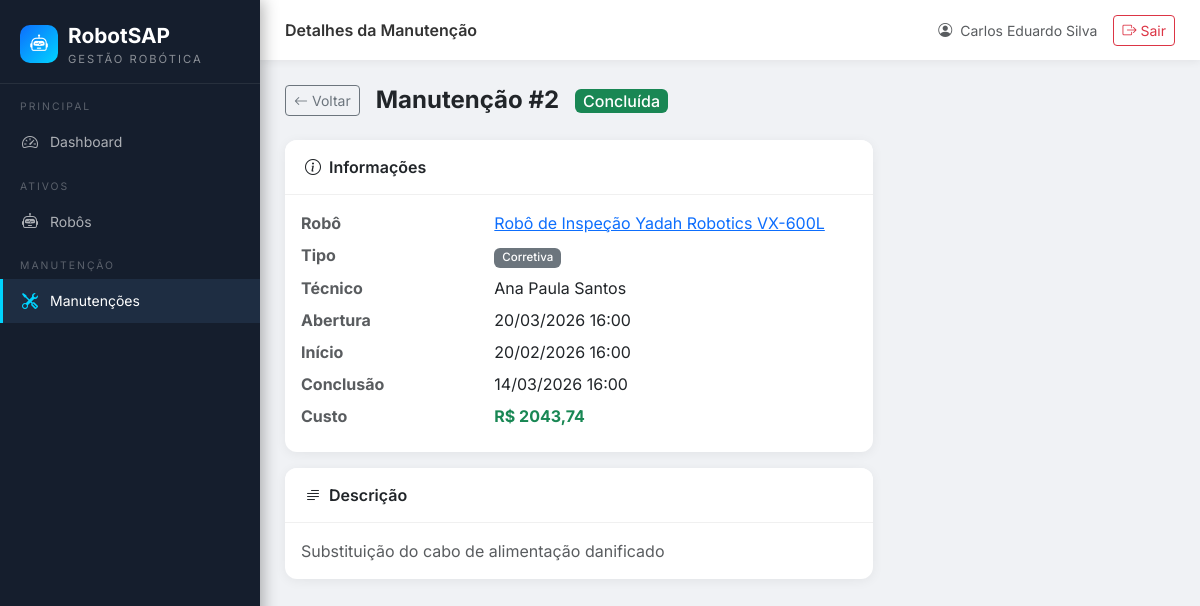
Page /manutencoes/2/ (signed in) on the committed database.
### manutencoes/models.py (models this page shows, shortened)
class Manutencao(models.Model):
    TIPO_CHOICES = [
        ('preventiva', 'Preventiva'),
        ('corretiva', 'Corretiva'),
        ('preditiva', 'Preditiva'),
    ]
    STATUS_CHOICES = [
        ('aberta', 'Aberta'),
        ('em_execucao', 'Em execução'),
        ('concluida', 'Concluída'),
        ('cancelada', 'Cancelada'),
    ]
    STATUS_COLORS = {
        'aberta': 'primary',
        'em_execucao': 'warning',
        'concluida': 'success',
        'cancelada': 'danger',
    }
    robo = models.ForeignKey(Robot, on_delete=models.CASCADE, verbose_name='Robô')
    tecnico = models.ForeignKey(
        Tecnico, on_delete=models.SET_NULL, null=True, blank=True,
        verbose_name='Técnico Responsável'
    )
    tipo_manutencao = models.CharField(
        max_length=20, choices=TIPO_CHOICES, verbose_name='Tipo de Manutenção'
    )
    descricao = models.TextField(verbose_name='Descrição do Problema/Serviço')
    data_abertura = models.DateTimeField(auto_now_add=True, verbose_name='Data de Abertura')
    data_execucao = models.DateTimeField(null=True, blank=True, verbose_name='Data de Início da Execução')
    data_conclusao = models.DateTimeField(null=True, blank=True, verbose_name='Data de Conclusão')
    custo = models.DecimalField(max_digits=10, decimal_places=2, null=True, blank=True, verbose_name='Custo (R$)')
    pecas_substituidas = models.TextField(blank=True, verbose_name='Peças Substituídas')
    status = models.CharField(
        max_length=20, choices=STATUS_CHOICES, default='aberta', verbose_name='Status'
    )
    imagem_manutencao = models.ImageField(
        upload_to='manutencoes/imagens/', blank=True, null=True, verbose_name='Foto da Manutenção'
    )
    relatorio = models.FileField(
        upload_to='manutencoes/relatorios/', blank=True, null=True, verbose_name='Relatório'
    )
    observacoes_conclusao = models.TextField(blank=True, verbose_name='Observações de Conclusão')
    class Meta:
        verbose_name = 'Manutenção'
        verbose_name_plural = 'Manutenções'
        ordering = ['-data_abertura']
    def get_status_color(self):
        return self.STATUS_COLORS.get(self.status, 'secondary')

### robots/models.py (models this page shows, shortened)
class Robot(models.Model):
    STATUS_CHOICES = [
        ('operacional', 'Operacional'),
        ('em_manutencao', 'Em manutenção'),
        ('parado', 'Parado'),
        ('em_inspecao', 'Em inspeção'),
        ('inativo', 'Inativo'),
    ]
    STATUS_COLORS = {
        'operacional': 'success',
        'em_manutencao': 'warning',
        'parado': 'danger',
        'em_inspecao': 'info',
        'inativo': 'secondary',
    }
    nome = models.CharField(max_length=200, verbose_name='Nome do Robô')
    modelo = models.CharField(max_length=200, blank=True, verbose_name='Modelo')
    fabricante = models.CharField(max_length=200, blank=True, verbose_name='Fabricante')
    numero_serie = models.CharField(max_length=100, unique=True, blank=True, null=True, verbose_name='Número de Série (Ativo)')
    patrimonio = models.CharField(max_length=100, blank=True, verbose_name='Patrimônio')
    ano_fabricacao = models.PositiveIntegerField(null=True, blank=True, verbose_name='Ano de Fabricação')
    data_aquisicao = models.DateField(null=True, blank=True, verbose_name='Data de Aquisição')
    localizacao = models.CharField(max_length=300, blank=True, verbose_name='Localização')
    grupo = models.CharField(max_length=100, blank=True, verbose_name='Grupo')
    alocacao = models.CharField(max_length=200, blank=True, verbose_name='Alocação/Cliente')
    status_operacional = models.CharField(
        max_length=20, choices=STATUS_CHOICES, default='operacional',
        verbose_name='Status Operacional'
    )
    observacoes = models.TextField(blank=True, verbose_name='Observações')
    imagem = models.ImageField(upload_to='robots/imagens/', blank=True, null=True, verbose_name='Imagem')
    documento_tecnico = models.FileField(upload_to='robots/documentos/', blank=True, null=True, verbose_name='Documento Técnico')
    criado_em = models.DateTimeField(auto_now_add=True)
    atualizado_em = models.DateTimeField(auto_now=True)
    class Meta:
        verbose_name = 'Robô'
        verbose_name_plural = 'Robôs'
        ordering = ['nome']

### tecnicos/models.py (models this page shows, shortened)
class Tecnico(models.Model):
    ESPECIALIDADE_CHOICES = [
        ('mecanica', 'Mecânica'),
        ('eletrica', 'Elétrica'),
        ('eletronica', 'Eletrônica'),
        ('programacao', 'Programação/Software'),
        ('hidraulica', 'Hidráulica'),
        ('pneumatica', 'Pneumática'),
        ('inspecao', 'Inspeção Robótica'),
        ('geral', 'Manutenção Geral'),
    ]
    usuario = models.OneToOneField(
        User, on_delete=models.SET_NULL, null=True, blank=True,
        related_name='tecnico', verbose_name='Usuário de acesso'
    )
    nome = models.CharField(max_length=200, verbose_name='Nome Completo')
    matricula = models.CharField(max_length=50, blank=True, verbose_name='Matrícula')
    email = models.EmailField(blank=True, verbose_name='E-mail')
    telefone = models.CharField(max_length=20, blank=True, verbose_name='Telefone')
    especialidade = models.CharField(
        max_length=50, choices=ESPECIALIDADE_CHOICES, default='geral',
        verbose_name='Especialidade'
    )
    ativo = models.BooleanField(default=True, verbose_name='Ativo')
    criado_em = models.DateTimeField(auto_now_add=True)
    class Meta:
        verbose_name = 'Técnico'
        verbose_name_plural = 'Técnicos'
        ordering = ['nome']

### manutencoes/views.py (the view)
# urls.py: path('<int:pk>/', views.ManutencaoDetailView.as_view(), name='detail'),
class ManutencaoDetailView(LoginRequiredMixin, DetailView):
    model = Manutencao
    template_name = 'manutencoes/manutencao_detail.html'
    context_object_name = 'manutencao'

### templates/manutencoes/manutencao_detail.html (shortened to what this page needs)
{% extends 'base.html' %}
{% block page_title %}Detalhes da Manutenção{% endblock %}
{% block content %}
<div class="d-flex align-items-center mb-4 gap-3 flex-wrap">
    <a href="{% url 'manutencoes:list' %}" class="btn btn-outline-secondary btn-sm"><i class="bi bi-arrow-left me-1"></i>Voltar</a>
    <h4 class="mb-0 fw-bold">Manutenção #{{ manutencao.pk }}</h4>
    <span class="badge bg-{{ manutencao.get_status_color }} fs-6">{{ manutencao.get_status_display }}</span>
</div>
<div class="row g-3">
    <div class="col-md-8">
        <div class="card mb-3">
            <div class="card-header"><i class="bi bi-info-circle me-2"></i>Informações</div>
            <div class="card-body">
                <dl class="row mb-0">
                    <dt class="col-4 text-muted">Robô</dt>
                    <dd class="col-8"><a href="{% url 'robots:detail' manutencao.robo.pk %}">{{ manutencao.robo.nome }}</a></dd>
                    <dt class="col-4 text-muted">Tipo</dt>
                    <dd class="col-8"><span class="badge bg-secondary">{{ manutencao.get_tipo_manutencao_display }}</span></dd>
                    <dt class="col-4 text-muted">Técnico</dt>
                    <dd class="col-8">{{ manutencao.tecnico.nome|default:"Não atribuído" }}</dd>
                    <dt class="col-4 text-muted">Abertura</dt>
                    <dd class="col-8">{{ manutencao.data_abertura|date:"d/m/Y H:i" }}</dd>
                    {% if manutencao.data_execucao %}
                    <dt class="col-4 text-muted">Início</dt>
                    <dd class="col-8">{{ manutencao.data_execucao|date:"d/m/Y H:i" }}</dd>
                    {% endif %}
                    {% if manutencao.data_conclusao %}
                    <dt class="col-4 text-muted">Conclusão</dt>
                    <dd class="col-8">{{ manutencao.data_conclusao|date:"d/m/Y H:i" }}</dd>
                    {% endif %}
                    {% if manutencao.custo %}
                    <dt class="col-4 text-muted">Custo</dt>
                    <dd class="col-8 text-success fw-bold">R$ {{ manutencao.custo|floatformat:2 }}</dd>
                    {% endif %}
                </dl>
            </div>
        </div>
        <div class="card mb-3">
            <div class="card-header"><i class="bi bi-text-paragraph me-2"></i>Descrição</div>
            <div class="card-body text-muted">{{ manutencao.descricao }}</div>
        </div>
    </div>
    <div class="col-md-4">
    </div>
</div>
{% endblock %}

### templates/base.html (shortened to what this page needs)
<!DOCTYPE html>
<html lang="pt-BR">
<head>
    <link href="https://cdn.jsdelivr.net/npm/bootstrap@5.3.0/dist/css/bootstrap.min.css" rel="stylesheet">
    <link href="https://cdn.jsdelivr.net/npm/bootstrap-icons@1.10.0/font/bootstrap-icons.css" rel="stylesheet">
</head>
<body>
<nav id="sidebar">
    <div class="sidebar-brand d-flex align-items-center">
        <div class="sidebar-logo-icon"><i class="bi bi-robot"></i></div>
        <div>
            <div class="logo-text">RobotSAP</div>
            <div class="logo-sub">Gestão Robótica</div>
        </div>
    </div>
    <ul class="sidebar-nav nav flex-column">
        <li class="nav-section-title">Principal</li>
        <li class="nav-item">
            <a href="{% url 'dashboard:index' %}" class="nav-link {% if request.resolver_match.app_name == 'dashboard' %}active{% endif %}">
                <i class="bi bi-speedometer2"></i> Dashboard
            </a>
        </li>
        <li class="nav-section-title">Ativos</li>
        <li class="nav-item">
            <a href="{% url 'robots:list' %}" class="nav-link {% if request.resolver_match.app_name == 'robots' %}active{% endif %}">
                <i class="bi bi-robot"></i> Robôs
            </a>
        </li>
        <li class="nav-section-title">Manutenção</li>
        <li class="nav-item">
            <a href="{% url 'manutencoes:list' %}" class="nav-link {% if request.resolver_match.app_name == 'manutencoes' %}active{% endif %}">
                <i class="bi bi-tools"></i> Manutenções
            </a>
        </li>
    </ul>
</nav>
<div id="main-content">
    <div id="topbar">
        <div class="d-flex align-items-center gap-3">
            <span class="topbar-title">{% block page_title %}{% endblock %}</span>
        </div>
        <div class="d-flex align-items-center gap-3">
            <span class="text-muted small">
                <i class="bi bi-person-circle me-1"></i>
                {{ request.user.get_full_name|default:request.user.username }}
            </span>
            <form method="post" action="{% url 'usuarios:logout' %}" class="d-inline">
                <button type="submit" class="btn btn-sm btn-outline-danger">
                    <i class="bi bi-box-arrow-right me-1"></i>Sair
                </button>
            </form>
        </div>
    </div>
    <div class="page-content">
        {% block content %}{% endblock %}
    </div>
</div>
</body>
</html>

### templates/base.html (style rules this page uses)
:root { --sidebar-width: 260px; }
* { font-family: 'Inter', sans-serif; }
body { background: #f0f2f5; min-height: 100vh; }
#sidebar { position: fixed; top: 0; left: 0; bottom: 0; width: var(--sidebar-width); background: #151e2d; z-index: 1000; overflow-y: auto; transition: all 0.3s ease; box-shadow: 3px 0 15px rgba(0,0,0,0.3); }
.sidebar-brand { padding: 20px 20px 15px; border-bottom: 1px solid rgba(255,255,255,0.08); }
.sidebar-brand .logo-text { font-size: 1.3rem; font-weight: 700; color: #fff; }
.sidebar-brand .logo-sub { font-size: 0.7rem; color: rgba(255,255,255,0.5); text-transform: uppercase; letter-spacing: 2px; }
.sidebar-logo-icon { width: 38px; height: 38px; background: linear-gradient(135deg, #0d6efd, #00d4ff); border-radius: 10px; display: flex; align-items: center; justify-content: center; font-size: 1.1rem; color: #fff; margin-right: 10px; }
.nav-section-title { font-size: 0.65rem; text-transform: uppercase; letter-spacing: 2px; color: rgba(255,255,255,0.3); padding: 15px 20px 5px; }
.sidebar-nav .nav-item .nav-link { color: rgba(255,255,255,0.65); padding: 10px 20px; display: flex; align-items: center; gap: 10px; transition: all 0.2s; font-size: 0.875rem; }
.sidebar-nav .nav-item .nav-link:hover, .sidebar-nav .nav-item .nav-link.active { color: #fff; background: #1e2d42; border-left: 3px solid #00d4ff; padding-left: 17px; }
.sidebar-nav .nav-item .nav-link i { font-size: 1rem; width: 20px; text-align: center; }
.sidebar-nav .nav-item .nav-link.active i { color: #00d4ff; }
#main-content { margin-left: var(--sidebar-width); min-height: 100vh; }
#topbar { background: #fff; padding: 0 25px; height: 60px; display: flex; align-items: center; justify-content: space-between; box-shadow: 0 2px 8px rgba(0,0,0,0.06); position: sticky; top: 0; z-index: 100; }
.topbar-title { font-weight: 600; font-size: 1rem; color: #333; }
.page-content { padding: 25px; }
.card { border: none; border-radius: 12px; box-shadow: 0 2px 12px rgba(0,0,0,0.06); }
.card-header { background: #fff; border-bottom: 1px solid #f0f0f0; border-radius: 12px 12px 0 0 !important; padding: 15px 20px; font-weight: 600; }
.badge { font-size: 0.72rem; font-weight: 500; padding: 4px 8px; }

### rows in the picture
Manutencao: pk "2", status "Concluída", robo.nome "Robô de Inspeção Yadah Robotics VX-600L", tipo_manutencao "Corretiva", tecnico.nome "Ana Paula Santos", data_abertura "20/03/2026 16:00", data_execucao "20/02/2026 16:00", data_conclusao "14/03/2026 16:00", custo "2043,74", descricao "Substituição do cabo de alimentação danificado"

### other values in the picture
{{ request.user.get_full_name|default:request.user.username }} "Carlos Eduardo Silva"
